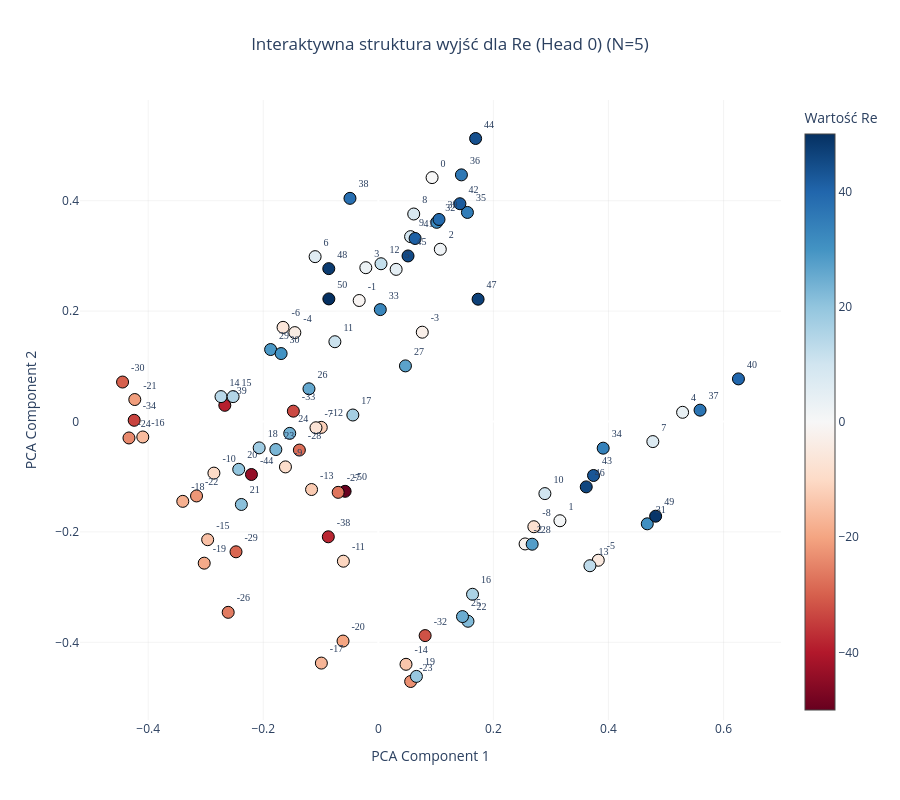
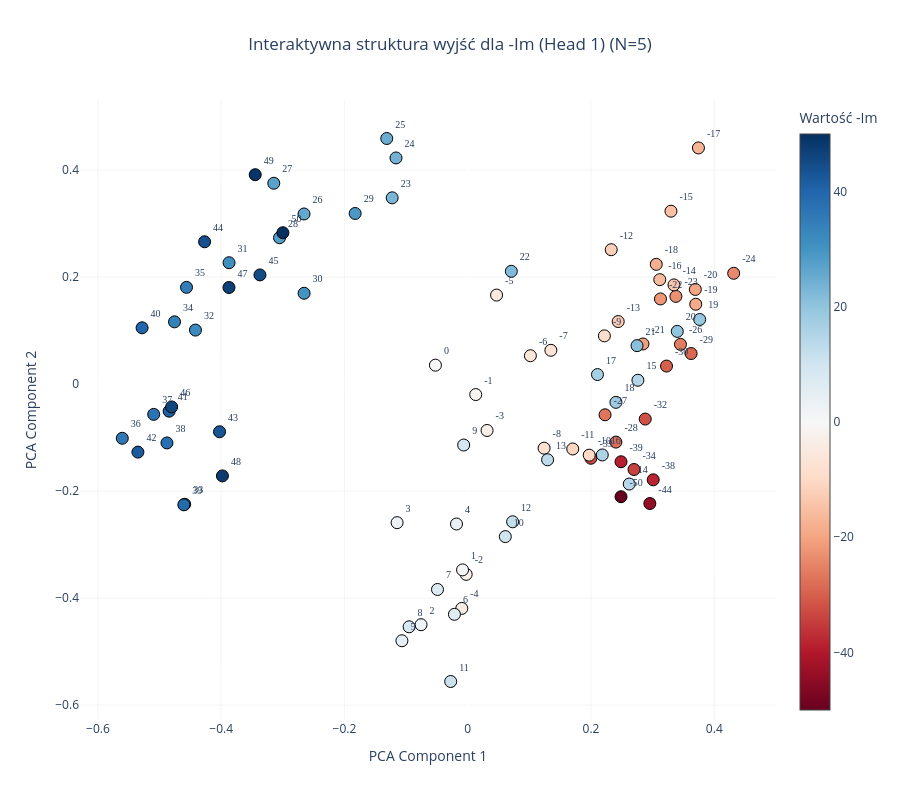

The notebook cell these images were saved under, in order:
### Code cell
plot_output_head_plotly(model, N=5, head_idx=0)

plot_output_head_plotly(model, N=5, head_idx=1)

### Figure 1 — Plotly figure (JSON) as saved in the notebook; plotly's stock layout.template omitted (floating-point values rounded to 4 significant figures)
{"data": [{"hoverinfo": "text", "hovertext": ["Token ID: 0<br>Wartość algebraiczna: -50", "Token ID: 6<br>Wartość algebraiczna: -44", "Token ID: 11<br>Wartość algebraiczna: -39", "Token ID: 12<br>Wartość algebraiczna: -38", "Token ID: 16<br>Wartość algebraiczna: -34", "Token ID: 17<br>Wartość algebraiczna: -33", "Token ID: 18<br>Wartość algebraiczna: -32", "Token ID: 20<br>Wartość algebraiczna: -30", "Token ID: 21<br>Wartość algebraiczna: -29", "Token ID: 22<br>Wartość algebraiczna: -28", "Token ID: 23<br>Wartość algebraiczna: -27", "Token ID: 24<br>Wartość algebraiczna: -26", "Token ID: 26<br>Wartość algebraiczna: -24", "Token ID: 27<br>Wartość algebraiczna: -23", "Token ID: 28<br>Wartość algebraiczna: -22", "Token ID: 29<br>Wartość algebraiczna: -21", "Token ID: 30<br>Wartość algebraiczna: -20", "Token ID: 31<br>Wartość algebraiczna: -19", "Token ID: 32<br>Wartość algebraiczna: -18", "Token ID: 33<br>Wartość algebraiczna: -17", "Token ID: 34<br>Wartość algebraiczna: -16", "Token ID: 35<br>Wartość algebraiczna: -15", "Token ID: 36<br>Wartość algebraiczna: -14", "Token ID: 37<br>Wartość algebraiczna: -13", "Token ID: 38<br>Wartość algebraiczna: -12", "Token ID: 39<br>Wartość algebraiczna: -11", "Token ID: 40<br>Wartość algebraiczna: -10", "Token ID: 41<br>Wartość algebraiczna: -9", "Token ID: 42<br>Wartość algebraiczna: -8", "Token ID: 43<br>Wartość algebraiczna: -7", "Token ID: 44<br>Wartość algebraiczna: -6", "Token ID: 45<br>Wartość algebraiczna: -5", "Token ID: 46<br>Wartość algebraiczna: -4", "Token ID: 47<br>Wartość algebraiczna: -3", "Token ID: 48<br>Wartość algebraiczna: -2", "Token ID: 49<br>Wartość algebraiczna: -1", "Token ID: 50<br>Wartość algebraiczna: 0", "Token ID: 51<br>Wartość algebraiczna: 1", "Token ID: 52<br>Wartość algebraiczna: 2", "Token ID: 53<br>Wartość algebraiczna: 3", "Token ID: 54<br>Wartość algebraiczna: 4", "Token ID: 55<br>Wartość algebraiczna: 5", "Token ID: 56<br>Wartość algebraiczna: 6", "Token ID: 57<br>Wartość algebraiczna: 7", "Token ID: 58<br>Wartość algebraiczna: 8", "Token ID: 59<br>Wartość algebraiczna: 9", "Token ID: 60<br>Wartość algebraiczna: 10", "Token ID: 61<br>Wartość algebraiczna: 11", "Token ID: 62<br>Wartość algebraiczna: 12", "Token ID: 63<br>Wartość algebraiczna: 13", "Token ID: 64<br>Wartość algebraiczna: 14", "Token ID: 65<br>Wartość algebraiczna: 15", "Token ID: 66<br>Wartość algebraiczna: 16", "Token ID: 67<br>Wartość algebraiczna: 17", "Token ID: 68<br>Wartość algebraiczna: 18", "Token ID: 69<br>Wartość algebraiczna: 19", "Token ID: 70<br>Wartość algebraiczna: 20", "Token ID: 71<br>Wartość algebraiczna: 21", "Token ID: 72<br>Wartość algebraiczna: 22", "Token ID: 73<br>Wartość algebraiczna: 23", "Token ID: 74<br>Wartość algebraiczna: 24", "Token ID: 75<br>Wartość algebraiczna: 25", "Token ID: 76<br>Wartość algebraiczna: 26", "Token ID: 77<br>Wartość algebraiczna: 27", "Token ID: 78<br>Wartość algebraiczna: 28", "Token ID: 79<br>Wartość algebraiczna: 29", "Token ID: 80<br>Wartość algebraiczna: 30", "Token ID: 81<br>Wartość algebraiczna: 31", "Token ID: 82<br>Wartość algebraiczna: 32", "Token ID: 83<br>Wartość algebraiczna: 33", "Token ID: 84<br>Wartość algebraiczna: 34", "Token ID: 85<br>Wartość algebraiczna: 35", "Token ID: 86<br>Wartość algebraiczna: 36", "Token ID: 87<br>Wartość algebraiczna: 37", "Token ID: 88<br>Wartość algebraiczna: 38", "Token ID: 89<br>Wartość algebraiczna: 39", "Token ID: 90<br>Wartość algebraiczna: 40", "Token ID: 91<br>Wartość algebraiczna: 41", "Token ID: 92<br>Wartość algebraiczna: 42", "Token ID: 93<br>Wartość algebraiczna: 43", "Token ID: 94<br>Wartość algebraiczna: 44", "Token ID: 95<br>Wartość algebraiczna: 45", "Token ID: 96<br>Wartość algebraiczna: 46", "Token ID: 97<br>Wartość algebraiczna: 47", "Token ID: 98<br>Wartość algebraiczna: 48", "Token ID: 99<br>Wartość algebraiczna: 49", "Token ID: 100<br>Wartość algebraiczna: 50"], "marker": {"color": [-50, -44, -39, -38, -34, -33, -32, -30, -29, -28, -27, -26, -24, -23, -22, -21, -20, -19, -18, -17, -16, -15, -14, -13, -12, -11, -10, -9, -8, -7, -6, -5, -4, -3, -2, -1, 0, 1, 2, 3, 4, 5, 6, 7, 8, 9, 10, 11, 12, 13, 14, 15, 16, 17, 18, 19, 20, 21, 22, 23, 24, 25, 26, 27, 28, 29, 30, 31, 32, 33, 34, 35, 36, 37, 38, 39, 40, 41, 42, 43, 44, 45, 46, 47, 48, 49, 50], "colorbar": {"title": {"text": "Wartość Re"}}, "colorscale": [[0, "rgb(103,0,31)"], [0.1, "rgb(178,24,43)"], [0.2, "rgb(214,96,77)"], [0.3, "rgb(244,165,130)"], [0.4, "rgb(253,219,199)"], [0.5, "rgb(247,247,247)"], [0.6, "rgb(209,229,240)"], [0.7, "rgb(146,197,222)"], [0.8, "rgb(67,147,195)"], [0.9, "rgb(33,102,172)"], [1, "rgb(5,48,97)"]], "line": {"color": "Black", "width": 1}, "showscale": true, "size": 12}, "mode": "markers+text", "text": ["-50", "-44", "-39", "-38", "-34", "-33", "-32", "-30", "-29", "-28", "-27", "-26", "-24", "-23", "-22", "-21", "-20", "-19", "-18", "-17", "-16", "-15", "-14", "-13", "-12", "-11", "-10", "-9", "-8", "-7", "-6", "-5", "-4", "-3", "-2", "-1", "0", "1", "2", "3", "4", "5", "6", "7", "8", "9", "10", "11", "12", "13", "14", "15", "16", "17", "18", "19", "20", "21", "22", "23", "24", "25", "26", "27", "28", "29", "30", "31", "32", "33", "34", "35", "36", "37", "38", "39", "40", "41", "42", "43", "44", "45", "46", "47", "48", "49", "50"], "textfont": {"family": "Arial Black", "size": 10}, "textposition": "top right", "type": "scatter", "x": [-0.05777, -0.2206, -0.2669, -0.08697, -0.4244, -0.1477, 0.08133, -0.4446, -0.2474, -0.1373, -0.06986, -0.261, -0.4334, 0.05616, -0.316, -0.4233, -0.06139, -0.3027, -0.3399, -0.09906, -0.4094, -0.2967, 0.04807, -0.1161, -0.09922, -0.06078, -0.2858, -0.1615, 0.2703, -0.1084, -0.1656, 0.3823, -0.1451, 0.07633, 0.255, -0.03331, 0.0934, 0.3156, 0.1077, -0.02175, 0.5288, 0.03091, -0.1099, 0.4771, 0.06148, 0.05603, 0.2895, -0.07554, 0.004624, 0.3677, -0.2735, -0.2525, 0.1637, -0.04433, -0.2071, 0.06617, -0.2427, -0.2381, 0.1558, -0.1782, -0.154, 0.1462, -0.1206, 0.04708, 0.2673, -0.1872, -0.169, 0.4674, 0.1015, 0.003406, 0.3908, 0.1548, 0.1444, 0.5592, -0.04931, 0.1054, 0.6259, 0.06391, 0.1418, 0.374, 0.1691, 0.05159, 0.3613, 0.1733, -0.08617, 0.4819, -0.08603], "y": [-0.1265, -0.09598, 0.02934, -0.2088, 0.002221, 0.01875, -0.3878, 0.0715, -0.236, -0.05173, -0.1283, -0.3457, -0.02979, -0.471, -0.1348, 0.03983, -0.3977, -0.2566, -0.1446, -0.4376, -0.02803, -0.2141, -0.4398, -0.1232, -0.01063, -0.253, -0.09348, -0.08224, -0.1906, -0.01131, 0.1706, -0.2513, 0.1611, 0.1618, -0.2218, 0.2192, 0.4419, -0.1797, 0.312, 0.2787, 0.01667, 0.2756, 0.2987, -0.03635, 0.3759, 0.3349, -0.1306, 0.1446, 0.2858, -0.2613, 0.04509, 0.04511, -0.313, 0.01178, -0.04776, -0.4617, -0.08663, -0.1503, -0.3618, -0.05077, -0.02149, -0.3534, 0.05928, 0.1008, -0.2223, 0.1304, 0.1231, -0.1853, 0.3608, 0.2027, -0.0483, 0.3788, 0.4468, 0.02055, 0.4043, 0.366, 0.07719, 0.3316, 0.3946, -0.09778, 0.5127, 0.2999, -0.1184, 0.2216, 0.277, -0.1715, 0.2221]}], "layout": {"height": 800, "paper_bgcolor": "white", "plot_bgcolor": "white", "showlegend": false, "title": {"text": "Interaktywna struktura wyjść dla Re (Head 0) (N=5)", "x": 0.5, "xanchor": "center"}, "width": 900, "xaxis": {"gridcolor": "rgba(200,200,200,0.2)", "title": {"text": "PCA Component 1"}}, "yaxis": {"gridcolor": "rgba(200,200,200,0.2)", "title": {"text": "PCA Component 2"}}}}

### Figure 2 — Plotly figure (JSON) as saved in the notebook; plotly's stock layout.template omitted (floating-point values rounded to 4 significant figures)
{"data": [{"hoverinfo": "text", "hovertext": ["Token ID: 0<br>Wartość algebraiczna: -50", "Token ID: 6<br>Wartość algebraiczna: -44", "Token ID: 11<br>Wartość algebraiczna: -39", "Token ID: 12<br>Wartość algebraiczna: -38", "Token ID: 16<br>Wartość algebraiczna: -34", "Token ID: 17<br>Wartość algebraiczna: -33", "Token ID: 18<br>Wartość algebraiczna: -32", "Token ID: 20<br>Wartość algebraiczna: -30", "Token ID: 21<br>Wartość algebraiczna: -29", "Token ID: 22<br>Wartość algebraiczna: -28", "Token ID: 23<br>Wartość algebraiczna: -27", "Token ID: 24<br>Wartość algebraiczna: -26", "Token ID: 26<br>Wartość algebraiczna: -24", "Token ID: 27<br>Wartość algebraiczna: -23", "Token ID: 28<br>Wartość algebraiczna: -22", "Token ID: 29<br>Wartość algebraiczna: -21", "Token ID: 30<br>Wartość algebraiczna: -20", "Token ID: 31<br>Wartość algebraiczna: -19", "Token ID: 32<br>Wartość algebraiczna: -18", "Token ID: 33<br>Wartość algebraiczna: -17", "Token ID: 34<br>Wartość algebraiczna: -16", "Token ID: 35<br>Wartość algebraiczna: -15", "Token ID: 36<br>Wartość algebraiczna: -14", "Token ID: 37<br>Wartość algebraiczna: -13", "Token ID: 38<br>Wartość algebraiczna: -12", "Token ID: 39<br>Wartość algebraiczna: -11", "Token ID: 40<br>Wartość algebraiczna: -10", "Token ID: 41<br>Wartość algebraiczna: -9", "Token ID: 42<br>Wartość algebraiczna: -8", "Token ID: 43<br>Wartość algebraiczna: -7", "Token ID: 44<br>Wartość algebraiczna: -6", "Token ID: 45<br>Wartość algebraiczna: -5", "Token ID: 46<br>Wartość algebraiczna: -4", "Token ID: 47<br>Wartość algebraiczna: -3", "Token ID: 48<br>Wartość algebraiczna: -2", "Token ID: 49<br>Wartość algebraiczna: -1", "Token ID: 50<br>Wartość algebraiczna: 0", "Token ID: 51<br>Wartość algebraiczna: 1", "Token ID: 52<br>Wartość algebraiczna: 2", "Token ID: 53<br>Wartość algebraiczna: 3", "Token ID: 54<br>Wartość algebraiczna: 4", "Token ID: 55<br>Wartość algebraiczna: 5", "Token ID: 56<br>Wartość algebraiczna: 6", "Token ID: 57<br>Wartość algebraiczna: 7", "Token ID: 58<br>Wartość algebraiczna: 8", "Token ID: 59<br>Wartość algebraiczna: 9", "Token ID: 60<br>Wartość algebraiczna: 10", "Token ID: 61<br>Wartość algebraiczna: 11", "Token ID: 62<br>Wartość algebraiczna: 12", "Token ID: 63<br>Wartość algebraiczna: 13", "Token ID: 64<br>Wartość algebraiczna: 14", "Token ID: 65<br>Wartość algebraiczna: 15", "Token ID: 66<br>Wartość algebraiczna: 16", "Token ID: 67<br>Wartość algebraiczna: 17", "Token ID: 68<br>Wartość algebraiczna: 18", "Token ID: 69<br>Wartość algebraiczna: 19", "Token ID: 70<br>Wartość algebraiczna: 20", "Token ID: 71<br>Wartość algebraiczna: 21", "Token ID: 72<br>Wartość algebraiczna: 22", "Token ID: 73<br>Wartość algebraiczna: 23", "Token ID: 74<br>Wartość algebraiczna: 24", "Token ID: 75<br>Wartość algebraiczna: 25", "Token ID: 76<br>Wartość algebraiczna: 26", "Token ID: 77<br>Wartość algebraiczna: 27", "Token ID: 78<br>Wartość algebraiczna: 28", "Token ID: 79<br>Wartość algebraiczna: 29", "Token ID: 80<br>Wartość algebraiczna: 30", "Token ID: 81<br>Wartość algebraiczna: 31", "Token ID: 82<br>Wartość algebraiczna: 32", "Token ID: 83<br>Wartość algebraiczna: 33", "Token ID: 84<br>Wartość algebraiczna: 34", "Token ID: 85<br>Wartość algebraiczna: 35", "Token ID: 86<br>Wartość algebraiczna: 36", "Token ID: 87<br>Wartość algebraiczna: 37", "Token ID: 88<br>Wartość algebraiczna: 38", "Token ID: 89<br>Wartość algebraiczna: 39", "Token ID: 90<br>Wartość algebraiczna: 40", "Token ID: 91<br>Wartość algebraiczna: 41", "Token ID: 92<br>Wartość algebraiczna: 42", "Token ID: 93<br>Wartość algebraiczna: 43", "Token ID: 94<br>Wartość algebraiczna: 44", "Token ID: 95<br>Wartość algebraiczna: 45", "Token ID: 96<br>Wartość algebraiczna: 46", "Token ID: 97<br>Wartość algebraiczna: 47", "Token ID: 98<br>Wartość algebraiczna: 48", "Token ID: 99<br>Wartość algebraiczna: 49", "Token ID: 100<br>Wartość algebraiczna: 50"], "marker": {"color": [-50, -44, -39, -38, -34, -33, -32, -30, -29, -28, -27, -26, -24, -23, -22, -21, -20, -19, -18, -17, -16, -15, -14, -13, -12, -11, -10, -9, -8, -7, -6, -5, -4, -3, -2, -1, 0, 1, 2, 3, 4, 5, 6, 7, 8, 9, 10, 11, 12, 13, 14, 15, 16, 17, 18, 19, 20, 21, 22, 23, 24, 25, 26, 27, 28, 29, 30, 31, 32, 33, 34, 35, 36, 37, 38, 39, 40, 41, 42, 43, 44, 45, 46, 47, 48, 49, 50], "colorbar": {"title": {"text": "Wartość -Im"}}, "colorscale": [[0, "rgb(103,0,31)"], [0.1, "rgb(178,24,43)"], [0.2, "rgb(214,96,77)"], [0.3, "rgb(244,165,130)"], [0.4, "rgb(253,219,199)"], [0.5, "rgb(247,247,247)"], [0.6, "rgb(209,229,240)"], [0.7, "rgb(146,197,222)"], [0.8, "rgb(67,147,195)"], [0.9, "rgb(33,102,172)"], [1, "rgb(5,48,97)"]], "line": {"color": "Black", "width": 1}, "showscale": true, "size": 12}, "mode": "markers+text", "text": ["-50", "-44", "-39", "-38", "-34", "-33", "-32", "-30", "-29", "-28", "-27", "-26", "-24", "-23", "-22", "-21", "-20", "-19", "-18", "-17", "-16", "-15", "-14", "-13", "-12", "-11", "-10", "-9", "-8", "-7", "-6", "-5", "-4", "-3", "-2", "-1", "0", "1", "2", "3", "4", "5", "6", "7", "8", "9", "10", "11", "12", "13", "14", "15", "16", "17", "18", "19", "20", "21", "22", "23", "24", "25", "26", "27", "28", "29", "30", "31", "32", "33", "34", "35", "36", "37", "38", "39", "40", "41", "42", "43", "44", "45", "46", "47", "48", "49", "50"], "textfont": {"family": "Arial Black", "size": 10}, "textposition": "top right", "type": "scatter", "x": [0.2487, 0.2954, 0.2487, 0.3009, 0.2697, 0.1998, 0.288, 0.3225, 0.3624, 0.2404, 0.2228, 0.3451, 0.4315, 0.3377, 0.3127, 0.2843, 0.3693, 0.3699, 0.3059, 0.3743, 0.3116, 0.3297, 0.3346, 0.2441, 0.2328, 0.1704, 0.1971, 0.2217, 0.1239, 0.1349, 0.1017, 0.04678, -0.009654, 0.03138, -0.002526, 0.01298, -0.0524, -0.008426, -0.07575, -0.1146, -0.01823, -0.1068, -0.02157, -0.04904, -0.09513, -0.00657, 0.06096, -0.02763, 0.07283, 0.1296, 0.262, 0.2761, 0.2183, 0.2105, 0.2405, 0.3763, 0.34, 0.2747, 0.07074, -0.1226, -0.1164, -0.1314, -0.2656, -0.3147, -0.3054, -0.1827, -0.2655, -0.3872, -0.4417, -0.4592, -0.4757, -0.4562, -0.5604, -0.5095, -0.488, -0.4606, -0.5283, -0.4844, -0.5351, -0.4027, -0.4269, -0.3371, -0.4804, -0.3874, -0.398, -0.3448, -0.2999], "y": [-0.2105, -0.2232, -0.1451, -0.1789, -0.1596, -0.1386, -0.0653, 0.03375, 0.05716, -0.1084, -0.05735, 0.07434, 0.2072, 0.164, 0.1592, 0.07506, 0.177, 0.1493, 0.2239, 0.4415, 0.1953, 0.3233, 0.1854, 0.117, 0.2513, -0.1212, -0.1328, 0.0902, -0.1197, 0.0632, 0.05306, 0.1664, -0.4193, -0.08663, -0.3557, -0.01952, 0.03541, -0.3472, -0.4497, -0.259, -0.2615, -0.4797, -0.4303, -0.3839, -0.4536, -0.1139, -0.2851, -0.5559, -0.2573, -0.1414, -0.1868, 0.007223, -0.1324, 0.01788, -0.03406, 0.1208, 0.09858, 0.07192, 0.2109, 0.3482, 0.4228, 0.4591, 0.3181, 0.3755, 0.2737, 0.319, 0.1699, 0.2269, 0.101, -0.2246, 0.1164, 0.1809, -0.1013, -0.05656, -0.1099, -0.2256, 0.1053, -0.05058, -0.1271, -0.08902, 0.2661, 0.2041, -0.04267, 0.1806, -0.1715, 0.3915, 0.283]}], "layout": {"height": 800, "paper_bgcolor": "white", "plot_bgcolor": "white", "showlegend": false, "title": {"text": "Interaktywna struktura wyjść dla -Im (Head 1) (N=5)", "x": 0.5, "xanchor": "center"}, "width": 900, "xaxis": {"gridcolor": "rgba(200,200,200,0.2)", "title": {"text": "PCA Component 1"}}, "yaxis": {"gridcolor": "rgba(200,200,200,0.2)", "title": {"text": "PCA Component 2"}}}}
